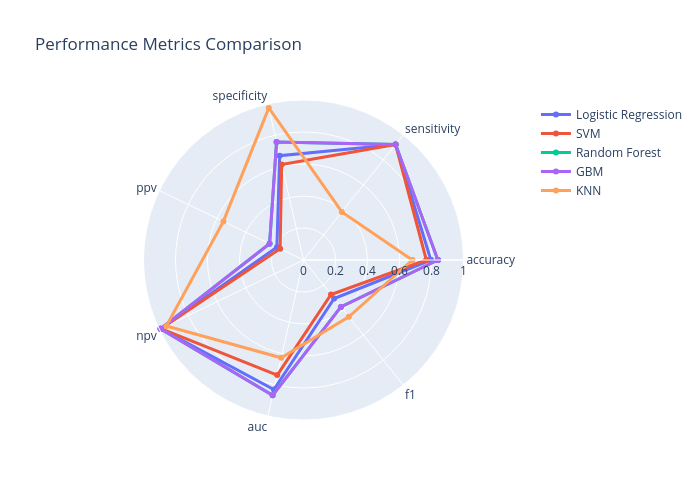
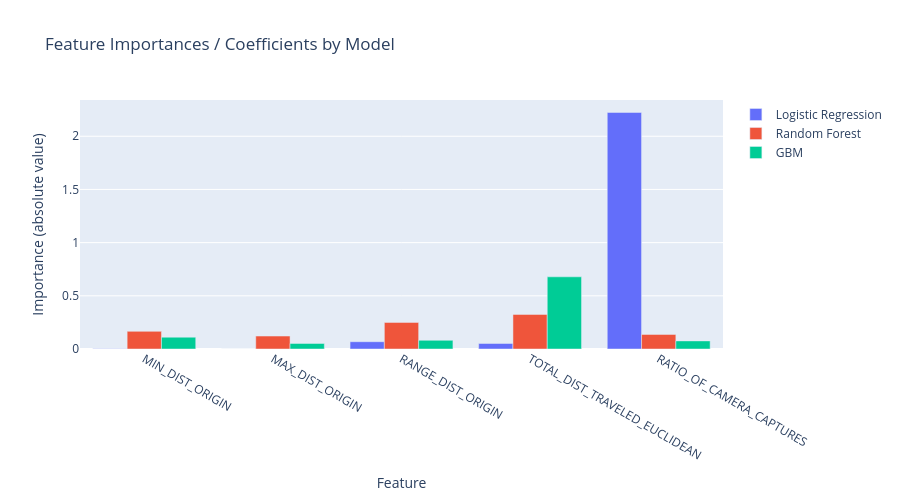

The code cell stored with these charts, in order, in its notebook:
### Code cell
# Comparison between the models

import plotly.graph_objects as go

def radar_metrics_multi(metrics_dicts, model_names):
    metrics_to_plot = ['accuracy', 'sensitivity', 'specificity', 'ppv', 'npv', 'auc', 'f1']
    categories = metrics_to_plot + [metrics_to_plot[0]]
    fig = go.Figure()
    for metrics, name in zip(metrics_dicts, model_names):
        values = [metrics[m] for m in metrics_to_plot]
        values += [values[0]]
        fig.add_trace(go.Scatterpolar(
            r=values,
            theta=categories,
            # fill='toself',
            name=name,
            line=dict(width=3),
            opacity=1
        ))
    fig.update_layout(
        polar=dict(
            radialaxis=dict(visible=True, range=[0, 1])
        ),
        showlegend=True,
        title='Performance Metrics Comparison',
        width=700,
        height=500
    )

    return fig

fig_radar = radar_metrics_multi(
    [best_metrics_logreg, best_metrics_svm, best_metrics_rf, best_metrics_gb, best_metrics_knn],
    ["Logistic Regression", "SVM", "Random Forest", "GBM", "KNN"]
)
fig_radar.show()

def plot_feature_importances(models, model_names, feature_names):
    """
    Plot feature importances or coefficients for multiple models.
    """
    importances = []
    for model in models:
        # Try to get feature importances or coefficients
        if hasattr(model, 'coef_'):
            imp = np.abs(model.coef_[0])
        elif hasattr(model, 'feature_importances_'):
            imp = model.feature_importances_
        elif hasattr(model, 'named_steps'):
            # For pipelines, get the last step
            last_step = list(model.named_steps.values())[-1]
            if hasattr(last_step, 'coef_'):
                imp = np.abs(last_step.coef_[0])
            elif hasattr(last_step, 'feature_importances_'):
                imp = last_step.feature_importances_
            else:
                imp = np.full(len(feature_names), np.nan)
        else:
            imp = np.full(len(feature_names), np.nan)
        importances.append(imp)
    importances = np.array(importances)

    fig = go.Figure()
    for i, name in enumerate(model_names):
        fig.add_trace(go.Bar(
            x=feature_names,
            y=importances[i],
            name=name
        ))
    fig.update_layout(
        barmode='group',
        title='Feature Importances / Coefficients by Model',
        xaxis_title='Feature',
        yaxis_title='Importance (absolute value)',
        width=900,
        height=500
    )
    fig.show()

plot_feature_importances(
    [best_model, rf_best, gb_best],
    ["Logistic Regression", "Random Forest", "GBM"],
    X_train.columns
)

### Figure 1 — Plotly figure (JSON) as saved in the notebook; plotly's stock layout.template omitted (floating-point values rounded to 4 significant figures)
{"data": [{"line": {"width": 3}, "name": "Logistic Regression", "opacity": 1, "r": [0.7959, 0.9231, 0.6687, 0.1846, 0.9907, 0.8308, 0.3077, 0.7959], "theta": ["accuracy", "sensitivity", "specificity", "ppv", "npv", "auc", "f1", "accuracy"], "type": "scatterpolar"}, {"line": {"width": 3}, "name": "SVM", "opacity": 1, "r": [0.7678, 0.9231, 0.6125, 0.1622, 0.9899, 0.738, 0.2759, 0.7678], "theta": ["accuracy", "sensitivity", "specificity", "ppv", "npv", "auc", "f1", "accuracy"], "type": "scatterpolar"}, {"line": {"width": 3}, "name": "Random Forest", "opacity": 1, "r": [0.8397, 0.9231, 0.7562, 0.2353, 0.9918, 0.8668, 0.375, 0.8397], "theta": ["accuracy", "sensitivity", "specificity", "ppv", "npv", "auc", "f1", "accuracy"], "type": "scatterpolar"}, {"line": {"width": 3}, "name": "GBM", "opacity": 1, "r": [0.8397, 0.9231, 0.7562, 0.2353, 0.9918, 0.8668, 0.375, 0.8397], "theta": ["accuracy", "sensitivity", "specificity", "ppv", "npv", "auc", "f1", "accuracy"], "type": "scatterpolar"}, {"line": {"width": 3}, "name": "KNN", "opacity": 1, "r": [0.6798, 0.3846, 0.975, 0.5556, 0.9512, 0.6269, 0.4545, 0.6798], "theta": ["accuracy", "sensitivity", "specificity", "ppv", "npv", "auc", "f1", "accuracy"], "type": "scatterpolar"}], "layout": {"height": 500, "polar": {"radialaxis": {"range": [0, 1], "visible": true}}, "showlegend": true, "title": {"text": "Performance Metrics Comparison"}, "width": 700}}

### Figure 2 — Plotly figure (JSON) as saved in the notebook; plotly's stock layout.template omitted (floating-point values rounded to 4 significant figures)
{"data": [{"name": "Logistic Regression", "type": "bar", "x": ["MIN_DIST_ORIGIN", "MAX_DIST_ORIGIN", "RANGE_DIST_ORIGIN", "TOTAL_DIST_TRAVELED_EUCLIDEAN", "RATIO_OF_CAMERA_CAPTURES"], "y": [0.003108, 0.0, 0.06856, 0.05201, 2.224]}, {"name": "Random Forest", "type": "bar", "x": ["MIN_DIST_ORIGIN", "MAX_DIST_ORIGIN", "RANGE_DIST_ORIGIN", "TOTAL_DIST_TRAVELED_EUCLIDEAN", "RATIO_OF_CAMERA_CAPTURES"], "y": [0.1659, 0.1216, 0.2502, 0.3251, 0.1372]}, {"name": "GBM", "type": "bar", "x": ["MIN_DIST_ORIGIN", "MAX_DIST_ORIGIN", "RANGE_DIST_ORIGIN", "TOTAL_DIST_TRAVELED_EUCLIDEAN", "RATIO_OF_CAMERA_CAPTURES"], "y": [0.1111, 0.05232, 0.08182, 0.6786, 0.07616]}], "layout": {"barmode": "group", "height": 500, "title": {"text": "Feature Importances / Coefficients by Model"}, "width": 900, "xaxis": {"title": {"text": "Feature"}}, "yaxis": {"title": {"text": "Importance (absolute value)"}}}}
